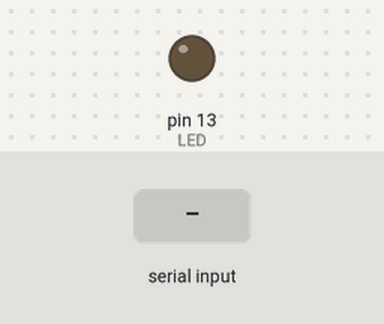
This sketch was run on a simulated Arduino Uno, built with avr-gcc and run on an emulated ATmega328P. On the bench: output pins drawn as LEDs (lit = HIGH). Inputs (shaded band) come from the test bench.

Above: at 1.2 s.
1.3 s: "1" received over Serial
At 2.0 s:
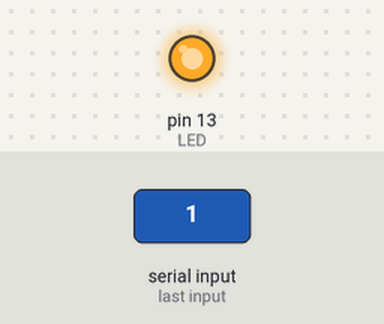
2.8 s: "0" received over Serial
At 3.2 s:
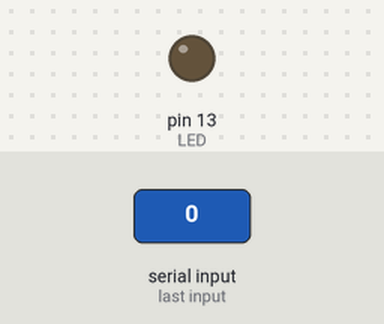
Timing chart, 0 to 5.8 s (numbered marks = the images above; inputs shaded):
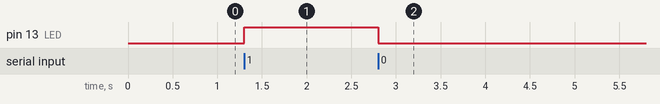

Measured:
- after the input at 1.3 s, pin 13 (LED): LOW → HIGH at once
- after the input at 2.8 s, pin 13 (LED): HIGH → LOW at once

The sketch:

Arduino_LED_C_.ino
```cpp
char estado = '0';
const int LED = 13;

void setup() {
  Serial.begin(9600);
  pinMode(LED, OUTPUT);
  digitalWrite(LED, LOW);
}

void loop(){
  if (Serial.available() > 0) {
    estado = Serial.read();
  }

  if (estado == '1'){
    digitalWrite(LED, HIGH);
  }

  if (estado == '0'){
    digitalWrite(LED, LOW);
  }
}
```
